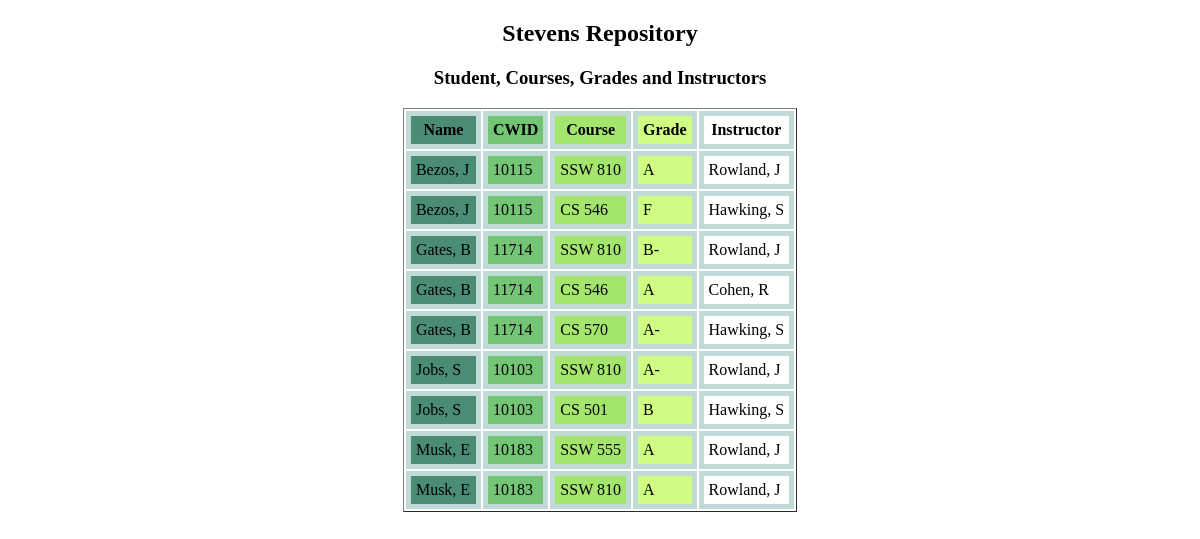
Page /summary on the committed database.
### tables this page shows
CREATE TABLE "students"
(
	CWID TEXT
		constraint "students (1)_pk"
			primary key,
	Name TEXT,
	Major TEXT
);

CREATE TABLE "grades"
(
	StudentCWID TEXT,
	Course TEXT,
	Grade TEXT,
	InstructorCWID TEXT
);

CREATE TABLE instructors
(
	CWID TEXT
		constraint instructors_pk
			primary key,
	Name TEXT,
	Dept TEXT
);

### Hw_12/code.py (the view)
@app.route('/summary')
def instructor_summary():
    db_path = r"C:\Users\12012\Desktop\Python\810\Hw11.db"
    try:
        db = sqlite3.connect(db_path)
    except sqlite3.OperationalError as oe:
        print(oe)
    else:
        query = """select s.Name, s.CWID, g.Course,  g.Grade, i.Name from students s join grades g on s.CWID=StudentCWID join instructors i on InstructorCWID=i.CWID order by s.Name"""
        data = [{"cwid": cwid, "name": name, "courses": courses, "grade": grade,"instructor":instructor} for name, cwid, courses, grade, instructor in db.execute(query)]
        print(data)
        db.close()
    return render_template(
        'instructor-summary.html',
        title="Stevens Repository",
        table_title="Student, Courses, Grades and Instructors",
        students=data)

### Hw_12/templates/instructor-summary.html
{% extends 'base.html' %}
{% block body %}
<h2 align="center">{{ title }}</h2>
<h3 align="center">{{ table_title }}</h3>
<table border="1" align="center">
    <th class="c1">Name</th>
    <th class="c2">CWID</th>
    <th class="c3">Course</th>
    <th class="c4">Grade</th>
    <th class="c5">Instructor</th>
    {% for student in students %}
        <tr>
            <td class="c1"> {{student.name}} </td>
            <td class="c2"> {{student.cwid}} </td>
            <td class="c3"> {{student.courses}} </td>
            <td class="c4"> {{student.grade}} </td>
            <td class="c5"> {{student.instructor}} </td>
        </tr>
    {% endfor %}
</table>
{% endblock %}

### Hw_12/templates/base.html (shortened to what this page needs)
<!DOCTYPE html>
<html>
    <head>
    </head>
    <body>
    {% block body %}
    {% endblock %}
    </body>
</html>

### Hw_12/templates/base.html (style rules this page uses)
tr th { font-weight:bold; }
tr th,tr td { padding: 5px; }
th { border: 5px solid #C1DAD7; }
td { border: 5px solid #C1DAD7; }
.c1 { background:#4b8c74; }
.c2 { background:#74c476; }
.c3 { background:#a4e56d; }
.c4 { background:#cffc83; }

### rows in the picture
students: name "Bezos, J", cwid "10115", courses "SSW 810", grade "A", instructor "Rowland, J", courses "CS 546", grade "F", instructor "Hawking, S"
students: name "Gates, B", cwid "11714", courses "SSW 810", grade "B-", instructor "Rowland, J", courses "CS 546", grade "A", instructor "Cohen, R", courses "CS 570", grade "A-", instructor "Hawking, S"
students: name "Jobs, S", cwid "10103", courses "SSW 810", grade "A-", instructor "Rowland, J", courses "CS 501", grade "B", instructor "Hawking, S"
students: name "Musk, E", cwid "10183", courses "SSW 555", grade "A", instructor "Rowland, J", courses "SSW 810"

### other values in the picture
{{ title }} "Stevens Repository"
{{ table_title }} "Student, Courses, Grades and Instructors"
